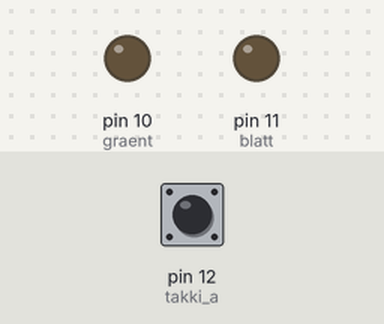
Simulated run of this program. Board: MicroPython board. On the bench: output pins drawn as LEDs (lit = HIGH). Dashed ring = blinking. The test bench sets the inputs (shaded band); at power-on: pin 12 (takki_a) HIGH.

Above: at 1.2 s.
1.3 s: pin 12 (takki_a) pulled LOW for 0.15 s
At 1.42 s:
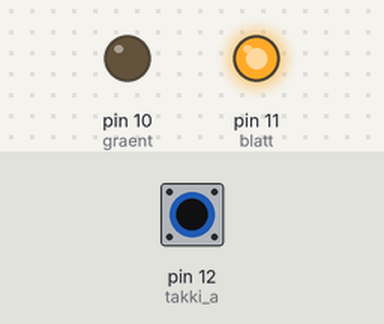
3.3 s: pin 12 (takki_a) pulled LOW for 3.2 s
At 3.67 s:
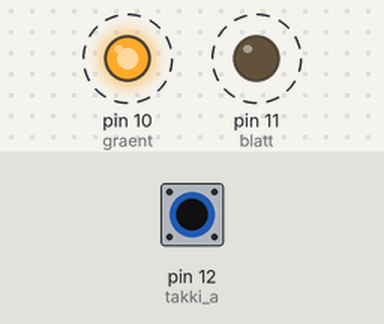
Timing chart, 0 to 8.3 s (numbered marks = the images above; inputs shaded):
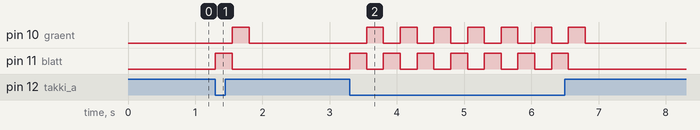

The program:

V_3_3.py
```python
from machine import Pin
from time import sleep_ms

# Byrja a að skrilgreina breytur og pinna
graent = Pin(10, Pin.OUT) # Pinni 10 skilgreindur sem úttakspinni (stafrænn)
blatt = Pin(11, Pin.OUT) # Pinni 11 skilgreindur sem úttakspinni (stafrænn)
takki_a = Pin(12, Pin.IN, Pin.PULL_UP) # Pinni 12 skilgr. sem inntakspinni (stafrænn)

# Stilli upphafsstöðu
graent.value(0)
blatt.value(1)


# A liður verkefnisins

#while True:
#    graent.value(0)
#    blatt.value(1)

#    sleep_ms(250)

#    graent.value(1)
#    blatt.value(0)

#    sleep_ms(250)

# B liður verkefnisins
while True:
    if takki_a.value() == 0: # afþví takki er Pin.PULL_UP er þegar ýtt a hann gildið 0
        graent.value(0)
        blatt.value(1)

        sleep_ms(250)

        graent.value(1)
        blatt.value(0)

        sleep_ms(250)
    # Ef takkinn er ekki þrýstur niður er slökkt:
    else:
        graent.value(0)
        blatt.value(0)
        
```

Measured:
- after the input at 1.3 s, pin 10 (graent): LOW → HIGH after 0.25 s, → LOW 0.25 s later; pin 11 (blatt): LOW → HIGH at once, → LOW 0.25 s later
- after the input at 3.3 s, pin 10 (graent): alternates HIGH for 0.25 s and LOW for 0.25 s, 14 changes in all, then stays LOW, starting after 0.25 s; pin 11 (blatt): alternates HIGH for 0.25 s and LOW for 0.25 s, 14 changes in all, then stays LOW, starting at once
